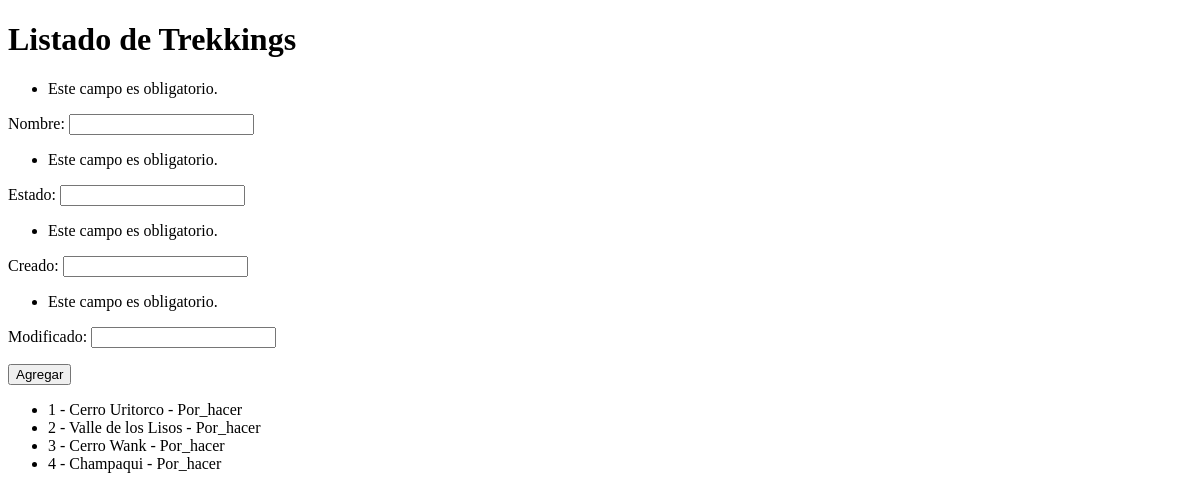
The app's page /trekkings/create, older data.
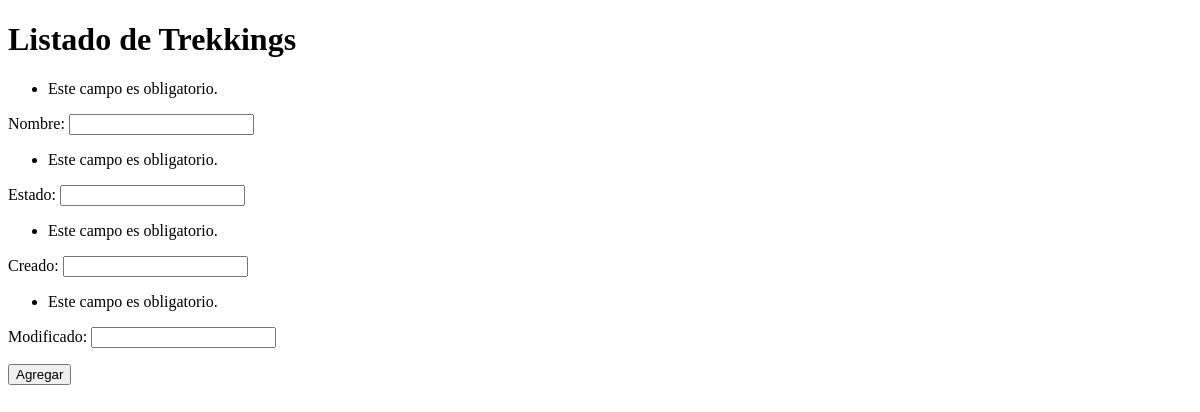
The same page, newer data.
### AppTrekking/models.py (models this page shows, shortened)
class Trekking(models.Model):
    nombre = models.TextField(max_length=100)
    estado = models.TextField(max_length=100)
    creado = models.DateTimeField(auto_now_add="")
    modificado = models.DateTimeField(auto_now="")
    def __str__(self):
        return f"{self.id} - {self.nombre} - {self.estado}"

### AppTrekking/views.py (the view)
# urls.py: path('trekkings/create', crear_trekking, name="trekkings-create"),
def crear_trekking(request):
    ft= TrekkingForm(request.POST)
    trekkings = Trekking.objects.all()
    context= {"trekkings": trekkings, "form": ft}
    if ft.is_valid():
        Trekking(nombre= ft.data["nombre"], estado= ft.data["estado"], creado= ft.data["creado"], modificado= ft.data["modificado"]).save()
    return render(request, "AppTrekking/trekkings.html", context)

### AppTrekking/forms.py
class TrekkingForm(forms.Form):
    nombre = forms.CharField(max_length=100)
    estado = forms.CharField(max_length=100)
    creado = forms.DateField()
    modificado = forms.DateField()

### AppTrekking/templates/AppTrekking/trekkings.html (shortened to what this page needs)
{% extends 'AppTrekking/index.html' %}
{% block titulo %} Listado de Trekkings {% endblock %}
{% block listado%}
<form action="{% url 'trekkings-create' %}" method="POST">
    {{form.as_p}}
    <input type="submit" value="Agregar">
</form>
<ul>
    {% for trekking in trekkings %}
        <li>{{trekking}}</li>
    {% endfor %}
</ul>
{% endblock %}

Row changes from the older to the newer data that the page shows:
removed Trekking: id+nombre+estado "1 - Cerro Uritorco - Por_hacer"
removed Trekking: id+nombre+estado "2 - Valle de los Lisos - Por_hacer"
removed Trekking: id+nombre+estado "3 - Cerro Wank - Por_hacer"
removed Trekking: id+nombre+estado "4 - Champaqui - Por_hacer"
